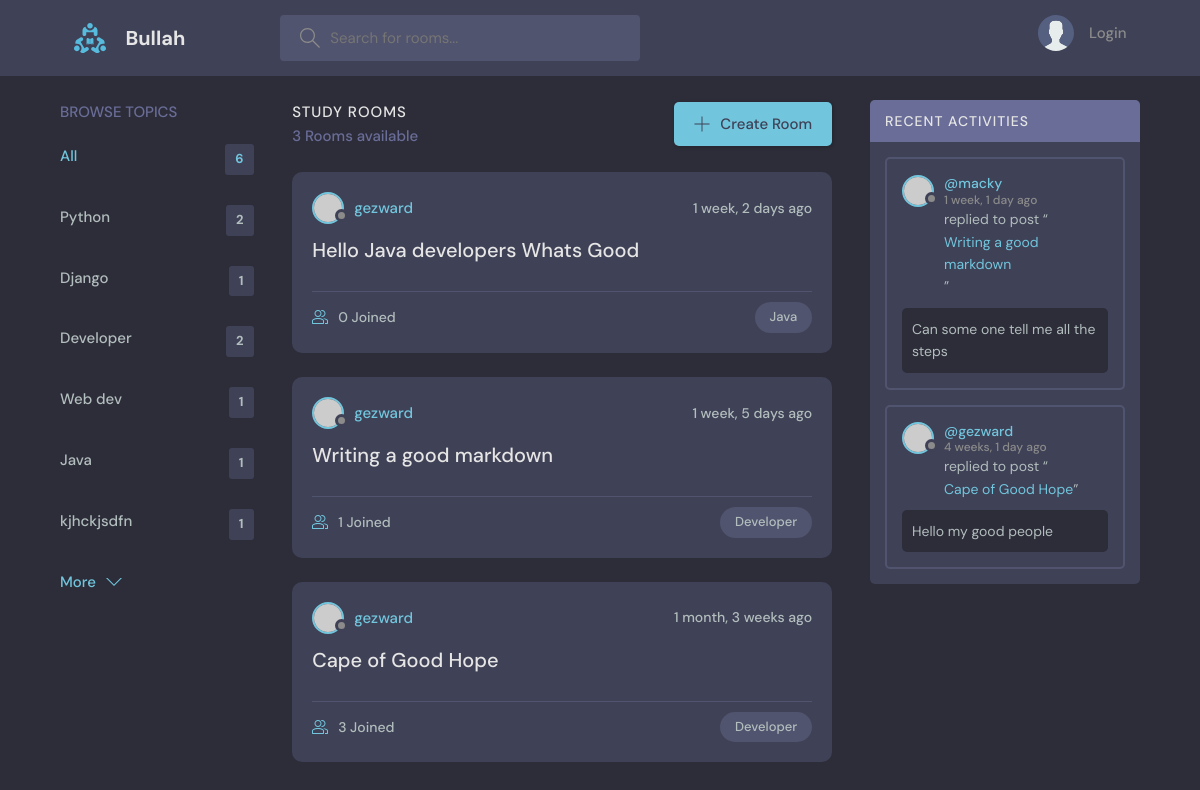
The app's page /?q=Developer with its own data.
### base/models.py (models this page shows, shortened)
class Topic(models.Model):
    name = models.CharField(max_length=2000, null=True)

class Room(models.Model):
    host = models.ForeignKey(User, on_delete=models.SET_NULL, null=True)
    topic = models.ForeignKey(Topic, on_delete=models.SET_NULL, null=True)
    name = models.CharField(max_length=200, null=True)
    description = models.TextField(null=True, blank=True)
    participants = models.ManyToManyField(User, related_name='participants', blank=True)
    updated = models.DateTimeField(auto_now=True)
    created = models.DateTimeField(auto_now_add=True)
    class Meta:
        ordering = ['-updated', '-created']
    def __str__(self):
        return self.name

class Message(models.Model):
    user = models.ForeignKey(User, on_delete=models.CASCADE)
    room = models.ForeignKey(Room, on_delete=models.CASCADE)
    body = models.TextField(null=True)
    updated = models.DateTimeField(auto_now=True, null=True)
    created = models.DateTimeField(auto_now_add=True, null=True)
    class Meta:
        ordering = ['-updated', '-created']

### base/views.py (the view)
# urls.py: path('', views.home, name='home'),
def home(request):
    q = request.GET.get('q') if request.GET.get('q') is not None else ''
    rooms = Room.objects.filter(
        Q(topic__name__icontains=q) |
        Q(name__icontains=q) |
        Q(description__icontains=q)
    )
    topics = Topic.objects.all()
    room_count = rooms.count()
    room_messages = Message.objects.filter(Q(room__topic__name__icontains=q))
    context = {'rooms': rooms, 'topics': topics,
               'room_count': room_count, 'room_messages': room_messages}
    return render(request, 'base/home.html', context)

### base/templates/base/home.html (shortened to what this page needs)
{% extends 'main.html' %}
{% block content %}
    <main class="layout layout--3">
        <div class="container">
            {% include 'base/topics_component.html' %}
            <div class="roomList">
                <div class="roomList__header">
                    <div>
                        <h2>Study Rooms</h2>
                        <p>{{ room_count }} Rooms available</p>
                    </div>
                    <a class="btn btn--main" href="{% url 'create-room' %}">
                        <svg version="1.1" xmlns="http://www.w3.org/2000/svg" width="32" height="32"
                             viewBox="0 0 32 32">
                            <title>add</title>
                            <path
                                    d="M16.943 0.943h-1.885v14.115h-14.115v1.885h14.115v14.115h1.885v-14.115h14.115v-1.885h-14.115v-14.115z">
                            </path>
                        </svg>
                        Create Room
                    </a>
                </div>
                {% include 'base/feeds_component.html' %}
            </div>
            {% include 'base/activity_component.html' %}
        </div>
    </main>
{% endblock content %}

### base/templates/base/topics_component.html
<div class="topics">
    <div class="topics__header">
        <h2>Browse Topics</h2>
    </div>
    <ul class="topics__list">
        <li>
            <a href="{% url 'home' %}" class="active">All <span>{{ topics.count }}</span></a>
        </li>
        {% for topic in topics %}
            <li>
                <a href="{% url 'home' %}?q={{ topic.name }}">{{ topic.name }} <span>{{ topic.room_set.all.count }}</span></a>
            </li>
        {% endfor %}
    </ul>
    <a class="btn btn--link" href="topics.html">
        More
        <svg version="1.1" xmlns="http://www.w3.org/2000/svg" width="32" height="32" viewBox="0 0 32 32">
            <title>chevron-down</title>
            <path d="M16 21l-13-13h-3l16 16 16-16h-3l-13 13z"></path>
        </svg>
    </a>
</div>

### base/templates/base/feeds_component.html (shortened to what this page needs)
{% for room in rooms %}
    <div class="roomListRoom">
        <div class="roomListRoom__header">
            <a href="{% url 'user-profile' room.host.id %}" class="roomListRoom__author">
                <div class="avatar avatar--small">
                    <img src="https://randomuser.me/api/portraits/women/11.jpg"/>
                </div>
                <span>{{ room.host.username }}</span>
            </a>
            <div class="roomListRoom__actions">
                <span>{{ room.created | timesince }} ago</span>
            </div>
        </div>
        <div class="roomListRoom__content">
            <a href="{% url 'room' room.id %}">{{ room.name }}</a>
        </div>
        <div class="roomListRoom__meta">
            <a href="{% url 'room' room.id %}" class="roomListRoom__joined">
                {{ room.participants.all.count }} Joined
            </a>
            <p class="roomListRoom__topic">{{ room.topic.name }}</p>
        </div>
    </div>
{% endfor %}

### base/templates/base/activity_component.html (shortened to what this page needs)
<div class="activities">
    <div class="activities__header">
        <h2>Recent Activities</h2>
    </div>
    {% for message in room_messages %}
        <div class="activities__box">
            <div class="activities__boxHeader roomListRoom__header">
                <a href="{% url 'user-profile' message.user.id %}" class="roomListRoom__author">
                    <div class="avatar avatar--small">
                        <img src="https://randomuser.me/api/portraits/women/11.jpg"/>
                    </div>
                    <p>
                        @{{ message.user }}
                        <span>{{ message.created|timesince }} ago</span>
                    </p>
                </a>
            </div>
            <div class="activities__boxContent">
                <p>replied to post “<a href="{% url 'room' message.room.id %}">{{ message.room}}</a>”</p>
                <div class="activities__boxRoomContent">
                    {{ message.body }}
                </div>
            </div>
        </div>
    {% endfor %}
</div>

### records on screen
Topic: name "Python", room_set.all.count "2"
Topic: name "Django", room_set.all.count "1"
Topic: name "Developer", room_set.all.count "2"
Topic: name "Web dev", room_set.all.count "1"
Topic: name "Java", room_set.all.count "1"
Topic: name "kjhckjsdfn", room_set.all.count "1"
Room: host.username "gezward", created "1 week, 2 days", name "Hello Java developers Whats Good", participants.all.count "0", topic.name "Java"
Room: host.username "gezward", created "1 week, 5 days", name "Writing a good markdown", participants.all.count "1", topic.name "Developer"
Room: host.username "gezward", created "1 month, 3 weeks", name "Cape of Good Hope", participants.all.count "3", topic.name "Developer"
Message: user "macky", created "1 week, 1 day", room "Writing a good markdown", body "Can some one tell me all the steps"
Message: user "gezward", created "4 weeks, 1 day", room "Cape of Good Hope", body "Hello my good people"

### other values on screen
{{ topics.count }} "6"
{{ room_count }} "3"
